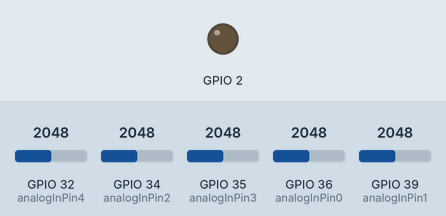
Bench run of a sketch on a simulated ESP32. Shown: output pins drawn as LEDs (lit = HIGH). The inputs (shaded band) are chosen by the test bench; at power-on: GPIO 32 (analogInPin4) = 2048, GPIO 34 (analogInPin2) = 2048, GPIO 35 (analogInPin3) = 2048, GPIO 36 (analogInPin0) = 2048, GPIO 39 (analogInPin1) = 2048. WiFi joins after 1.5 s; servers stay silent unless stated; uploads are accepted with an empty reply; what the sketch prints to the serial monitor is not drawn.

Above: at 2.7 s.
2.8 s: GPIO 32 (analogInPin4) set to 3590
5.8 s: GPIO 32 (analogInPin4) set to 3716
At 7.4 s:
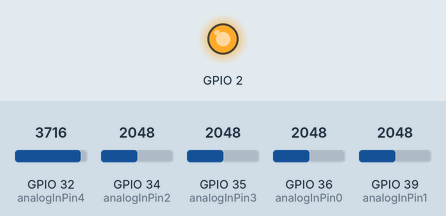
7.8 s: GPIO 32 (analogInPin4) set to 2866
At 9.2 s:
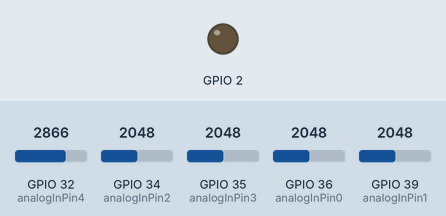
9.9 s: GPIO 32 (analogInPin4) set to 3972
At 12.5 s:
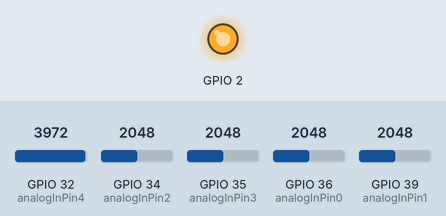
Timing chart, 0 to 13.7 s (numbered marks = the images above; inputs shaded):
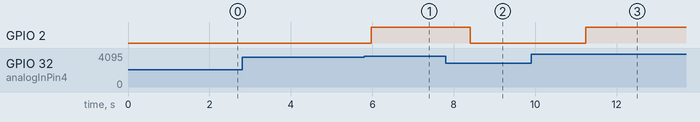

Measured:
- the behaviour switches between 3650 and 3651 on GPIO 32 (analogInPin4) (found by bisection; images 0 and 1)
- after the input at 2.8 s, every drawn part: stays the same
- after the input at 5.8 s, GPIO 2: LOW → HIGH after 0.17 s
- after the input at 7.8 s, GPIO 2: HIGH → LOW after 0.60 s
- after the input at 9.9 s, GPIO 2: LOW → HIGH after 1.3 s

The sketch:

lightsensor.ino
```cpp
#include <WiFi.h> //Wifi library
#include <HTTPClient.h> // library used for HTTP requests
#include "esp_wpa2.h" //wpa2 library for connections to Enterprise networks
#include <ArduinoJson.h> // Library to convert strings to json objects in arduino

#define EAP_IDENTITY "e...." //if connecting from another corporation, use identity@organisation.domain in Eduroam
#define EAP_USERNAME "e...." //oftentimes just a repeat of the identity
#define EAP_PASSWORD "" //your Eduroam password

const int analogInPin0 = 36;  // Analog input pin that the potentiometer is attached to - Sensor 1
const int analogInPin1 = 39; // Sensor 2
const int analogInPin2 = 34; // Sensor 3
const int analogInPin3 = 35; // Sensor 4
const int analogInPin4 = 32; // Sensor 5

int sensorValue0 = 0;  // Washer 1 3.4k - 4k
int sensorValue1 = 0;  // Washer 2 2.1k - 3k
int sensorValue2 = 0;  // Washer 3 1.8k - 4k
int sensorValue3 = 0;  // Washer 4 3.2k - 4k
int sensorValue4 = 0;  // Washer 5 1.7k - 4k

const char* ssid = "NUS_STU"; // Eduroam SSID
const char* host = "www.google.com"; //external server domain for HTTP connection after authentification
#define ENDPOINT "https://free-api-ryfe.onrender.com/seventeenWashers/update"
int counter = 0;

void setup() {
  pinMode(2, OUTPUT);

  Serial.begin(115200);
  delay(10);
  Serial.println();
  Serial.print("Connecting to network: ");
  Serial.println(ssid);
  WiFi.disconnect(true);  //disconnect form wifi to set new wifi connection
  WiFi.mode(WIFI_STA); //init wifi mode

  // Example1 (most common): a cert-file-free eduroam with PEAP (or TTLS)
  WiFi.begin(ssid, WPA2_AUTH_PEAP, EAP_IDENTITY, EAP_USERNAME, EAP_PASSWORD);

  // Example 2: a cert-file WPA2 Enterprise with PEAP
  //WiFi.begin(ssid, WPA2_AUTH_PEAP, EAP_IDENTITY, EAP_USERNAME, EAP_PASSWORD, ca_pem, client_cert, client_key);

  // Example 3: TLS with cert-files and no password
  //WiFi.begin(ssid, WPA2_AUTH_TLS, EAP_IDENTITY, NULL, NULL, ca_pem, client_cert, client_key);

  while (WiFi.status() != WL_CONNECTED) {
    delay(500);
    Serial.print(".");
    counter++;
    if(counter>=60){ //after 30 seconds timeout - reset board
      ESP.restart();
    }
  }
  Serial.println("");
  Serial.println("WiFi connected");
  Serial.println("IP address set: ");
  Serial.println(WiFi.localIP()); //print LAN IP
}

void loop() {
  if (WiFi.status() == WL_CONNECTED) { //if we are connected to Eduroam network
    counter = 0; //reset counter
    Serial.println("Wifi is still connected with IP: ");
    Serial.println(WiFi.localIP());   //inform user about his IP address
  } else if (WiFi.status() != WL_CONNECTED) { //if we lost connection, retry
    WiFi.begin(ssid);
  }
  while (WiFi.status() != WL_CONNECTED) { //during lost connection, print dots
    delay(500);
    Serial.print(".");
    counter++;
    if(counter>=60){ //30 seconds timeout - reset board
    ESP.restart();
    }
  }

  Serial.print("Connecting to website: ");
  Serial.println(host);
  WiFiClient client;
  HTTPClient http;

  // syntax - client.connect(ip/URL, port)
  if (client.connect(host, 80)) {
    Serial.println("Connected");

    // read the analog in value:
    sensorValue0 = analogRead(analogInPin0);
    sensorValue1 = analogRead(analogInPin1);
    sensorValue2 = analogRead(analogInPin2);
    sensorValue3 = analogRead(analogInPin3);
    sensorValue4 = analogRead(analogInPin4);

    int sensorValues[5] = {sensorValue0, sensorValue1, sensorValue2, sensorValue3, sensorValue4};
    int sensorThresholds[5] = {3800, 3650, 2800, 3650, 3650};
    // print the results to the Serial Monitor:

    bool inUse[] = {false, false, false, false, false};

    for (int i = 0; i < 5; i++) {
      if (sensorValues[i] > sensorThresholds[i]) {
        digitalWrite(2, 1);
      } else {
        inUse[i] = true;
        digitalWrite(2, 0);
      }
    }

    for (int i = 0; i < 5; i++) {
      Serial.print("sensor " + String(i) + "output value: ");
      Serial.print(sensorValues[i]);
      Serial.print(" inUse="+String(inUse[i]));
      Serial.print("\n");
    }

    // wait 2 milliseconds before the next loop for the analog-to-digital
    // converter to settle after the last reading:
    delay(2);

    // Your Domain name with URL path or IP address with path
    http.begin(ENDPOINT);
    http.addHeader("Content-Type", "application/json");
    int httpResponseCode = -1000000;

    String payload = httpGET("https://free-api-ryfe.onrender.com/seventeenwashers");
    DynamicJsonDocument doc(1024);
    deserializeJson(doc, payload);

    // Extract washer data
    JsonObject washer1 = doc[0];
    JsonObject washer2 = doc[1];
    JsonObject washer3 = doc[2];
    JsonObject washer4 = doc[3];
    JsonObject washer5 = doc[4];

    if (inUse[0]) { //washer1["timeLeftUserInput"].as<int>() == 0 && inUse[0]) {
      httpResponseCode = http.PUT("{\"api_key\":\"https://free-api-ryfe.onrender.com\", \"name\": \"Washer " + String(1) + "\", \"timeLeftUserInput\": 25}");
      Serial.print("sensor 1 sent");
    }
    if (inUse[1]) { //washer2["timeLeftUserInput"].as<int>() == 0 && inUse[1]) {
      httpResponseCode = http.PUT("{\"api_key\":\"https://free-api-ryfe.onrender.com\", \"name\": \"Washer " + String(2) + "\", \"timeLeftUserInput\": 25}");
      Serial.print("sensor 2 sent");
    }
    if (inUse[2]) { //washer3["timeLeftUserInput"].as<int>() == 0 && inUse[2]) {
      httpResponseCode = http.PUT("{\"api_key\":\"https://free-api-ryfe.onrender.com\", \"name\": \"Washer " + String(3) + "\", \"timeLeftUserInput\": 25}");
      Serial.print("sensor 3 sent");
    }
    if (inUse[3]) { //washer4["timeLeftUserInput"].as<int>()== 0 && inUse[3]) {
      httpResponseCode = http.PUT("{\"api_key\":\"https://free-api-ryfe.onrender.com\", \"name\": \"Washer " + String(4) + "\", \"timeLeftUserInput\": 25}");
      Serial.print("sensor 4 sent");
    }
    if (inUse[4]) { //washer5["timeLeftUserInput"].as<int>() == 0 && inUse[4]) {
      httpResponseCode = http.PUT("{\"api_key\":\"https://free-api-ryfe.onrender.com\", \"name\": \"Washer " + String(5) + "\", \"timeLeftUserInput\": 25}");
      Serial.print("sensor 5 sent");
    }
    http.end();
    Serial.println();
  } else{
      Serial.println("Connection unsucessful");
  }
}

String httpGET(char *endpoint){
  HTTPClient http;
  String payload = "";
  // Your Domain name with URL path or IP address with path
  http.begin(endpoint);
  // Send HTTP GET request
  int httpResponseCode = http.GET();

  if (httpResponseCode>0) {
    payload = http.getString();
  }
  else {
    Serial.print("Error code: ");
    Serial.println(httpResponseCode);
  }
  // Free resources
  http.end();
  return payload;
}
```
